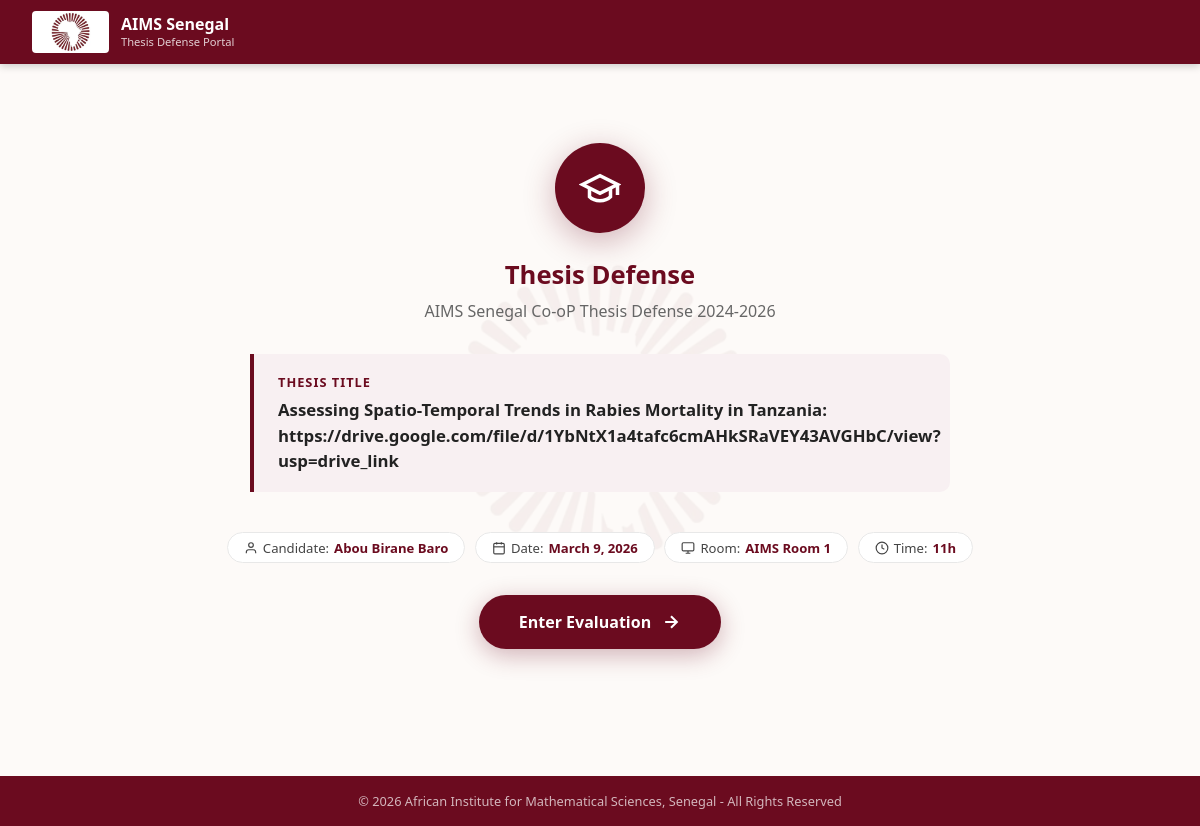
The page /defense/GHEpO3km5XPkq77tTbwM8bore8S6jXL_aSw1re2Xkfs/ on the database its author committed.
### defense/models.py (models this page shows, shortened)
class Student(models.Model):
    ROOM_CHOICES = [(1, 'AIMS Room 1'), (2, 'AIMS Room 2')]
    DEFENSE_STATUS = [
        ('pending', 'Pending'),
        ('ongoing', 'Ongoing'),
        ('done', 'Done'),
    ]
    session = models.ForeignKey(Session, on_delete=models.CASCADE, related_name='students')
    time = models.CharField(max_length=20, blank=True)
    surname = models.CharField(max_length=100)
    given_names = models.CharField(max_length=200)
    thesis_title = models.TextField()
    room = models.IntegerField(choices=ROOM_CHOICES, default=1)
    defense_date = models.DateField(null=True, blank=True)
    supervisor_1_name        = models.CharField(max_length=200, blank=True)
    supervisor_1_email       = models.CharField(max_length=200, blank=True)
    supervisor_1_institution = models.CharField(max_length=200, blank=True)
    supervisor_2_name        = models.CharField(max_length=200, blank=True)
    supervisor_2_email       = models.CharField(max_length=200, blank=True)
    jury_president_name        = models.CharField(max_length=200, blank=True)
    jury_president_email       = models.CharField(max_length=200, blank=True)
    jury_president_affiliation = models.CharField(max_length=200, blank=True)
    examiner_1_name        = models.CharField(max_length=200, blank=True)
    examiner_1_email       = models.CharField(max_length=200, blank=True)
    examiner_1_affiliation = models.CharField(max_length=200, blank=True)
    examiner_2_name        = models.CharField(max_length=200, blank=True)
    examiner_2_email       = models.CharField(max_length=200, blank=True)
    examiner_2_affiliation = models.CharField(max_length=200, blank=True)
    examiner_3_name        = models.CharField(max_length=200, blank=True)
    examiner_3_email       = models.CharField(max_length=200, blank=True)
    examiner_3_affiliation = models.CharField(max_length=200, blank=True)
    defense_status    = models.CharField(max_length=20, choices=DEFENSE_STATUS, default='pending')
    started_at        = models.DateTimeField(null=True, blank=True)
    ended_at          = models.DateTimeField(null=True, blank=True)
    start_link_token  = models.CharField(max_length=64, blank=True, unique=True, null=True)
    started_by_session = models.CharField(max_length=64, blank=True)
    def full_name(self):
        return f"{self.given_names} {self.surname}"
    class Meta:
        ordering = ['time']

class Session(models.Model):
    name = models.CharField(max_length=200)
    number_of_years = models.IntegerField(default=1)
    program = models.CharField(max_length=200, default="Cooperative Masters")
    academic_year = models.CharField(max_length=20, default="2024-2026")
    excel_file = models.FileField(upload_to='excel/', blank=True, null=True)
    created_at = models.DateTimeField(auto_now_add=True)
    is_active = models.BooleanField(default=True)

### defense/views.py (the view)
# urls.py: path('defense/<str:token>/', views.defense_entry, name='defense_entry'),
def defense_entry(request, token):
    student = get_object_or_404(Student, start_link_token=token)
    if student.defense_status != 'ongoing':
        return render(request, 'defense/defense_closed.html', {'student': student})
    return render(request, 'defense/defense_entry.html',
                  {'student': student, 'token': token})

### defense/templates/defense/defense_entry.html (shortened to what this page needs)
{% extends "defense/base.html" %}
{% block content %}
<div class="defense-hero">
    <div class="icon-wrap">
        <svg width="42" height="42" viewBox="0 0 24 24" fill="none" stroke="white" stroke-width="2">
            <path d="M22 10v6M2 10l10-5 10 5-10 5z"/>
            <path d="M6 12v5c3 3 9 3 12 0v-5"/>
        </svg>
    </div>
    <h1>Thesis Defense</h1>
    <p style="color:#666;font-size:1rem;margin-bottom:0.5rem;">{{ student.session.name }}</p>
    <div class="thesis-box">
        <div class="label">Thesis Title</div>
        <div class="title">{{ student.thesis_title }}</div>
    </div>
    <div class="info-chips">
        <div class="chip">
            <svg width="14" height="14" viewBox="0 0 24 24" fill="none" stroke="currentColor" stroke-width="2"><path d="M20 21v-2a4 4 0 0 0-4-4H8a4 4 0 0 0-4 4v2"/><circle cx="12" cy="7" r="4"/></svg>
            Candidate: <strong>{{ student.full_name }}</strong>
        </div>
        {% if student.defense_date %}
        <div class="chip">
            <svg width="14" height="14" viewBox="0 0 24 24" fill="none" stroke="currentColor" stroke-width="2"><rect x="3" y="4" width="18" height="18" rx="2"/><line x1="16" y1="2" x2="16" y2="6"/><line x1="8" y1="2" x2="8" y2="6"/><line x1="3" y1="10" x2="21" y2="10"/></svg>
            Date: <strong>{{ student.defense_date }}</strong>
        </div>
        {% endif %}
        <div class="chip">
            <svg width="14" height="14" viewBox="0 0 24 24" fill="none" stroke="currentColor" stroke-width="2"><rect x="2" y="3" width="20" height="14" rx="2"/><path d="M8 21h8M12 17v4"/></svg>
            Room: <strong>AIMS Room {{ student.room }}</strong>
        </div>
        <div class="chip">
            <svg width="14" height="14" viewBox="0 0 24 24" fill="none" stroke="currentColor" stroke-width="2"><circle cx="12" cy="12" r="10"/><polyline points="12 6 12 12 16 14"/></svg>
            Time: <strong>{{ student.time }}</strong>
        </div>
    </div>
    <a href="{% url 'panel_members' token %}" class="enter-btn">
        Enter Evaluation
        <svg width="20" height="20" viewBox="0 0 24 24" fill="none" stroke="currentColor" stroke-width="2.5"><path d="M5 12h14M12 5l7 7-7 7"/></svg>
    </a>
</div>
{% endblock %}

### defense/templates/defense/defense_entry.html (style rules this page uses)
.defense-hero { min-height: calc(100vh - 200px); display: flex; flex-direction: column; align-items: center; justify-content: center; text-align: center; padding: 2rem; }
.defense-hero .icon-wrap { width: 90px; height: 90px; background: var(--aims-red); border-radius: 50%; display: flex; align-items: center; justify-content: center; margin: 0 auto 1.5rem; box-shadow: 0 8px 32px rgba(107,11,31,0.3); }
.defense-hero h1 { color: var(--aims-red); font-size: 1.6rem; margin-bottom: 0.5rem; }
.thesis-box { background: var(--aims-light); border-left: 4px solid var(--aims-red); border-radius: 0 10px 10px 0; padding: 1.2rem 1.5rem; text-align: left; max-width: 700px; margin: 1.5rem auto; }
.thesis-box .label { font-size: 0.8rem; font-weight: 700; color: var(--aims-red); text-transform: uppercase; letter-spacing: 1px; margin-bottom: 0.4rem; }
.thesis-box .title { font-size: 1.05rem; font-weight: 600; color: #222; line-height: 1.5; }
.info-chips { display: flex; flex-wrap: wrap; gap: 0.6rem; justify-content: center; margin: 1rem 0 2rem; }
.chip { background: white; border: 1.5px solid var(--gray-200); border-radius: 20px; padding: 0.35rem 1rem; font-size: 0.82rem; color: #444; display: flex; align-items: center; gap: 5px; }
.chip strong { color: var(--aims-red); }
.enter-btn { display: inline-flex; align-items: center; gap: 10px; padding: 1rem 2.5rem; background: var(--aims-red); color: white; border-radius: 50px; text-decoration: none; font-size: 1rem; font-weight: 700; box-shadow: 0 6px 24px rgba(107,11,31,0.3); transition: all 0.25s; }

### rows shown on the page
Student: session.name "AIMS Senegal Co-oP Thesis Defense 2024-2026", thesis_title "Assessing Spatio-Temporal Trends in Rabies Mortality in Tanzania: https://drive.google.com/file/d/1YbNtX1a4tafc6cmAHkSRaVEY43AVGHbC/view?usp=drive_link", full_name "Abou Birane Baro", defense_date "March 9, 2026", room "1", time "11h"
